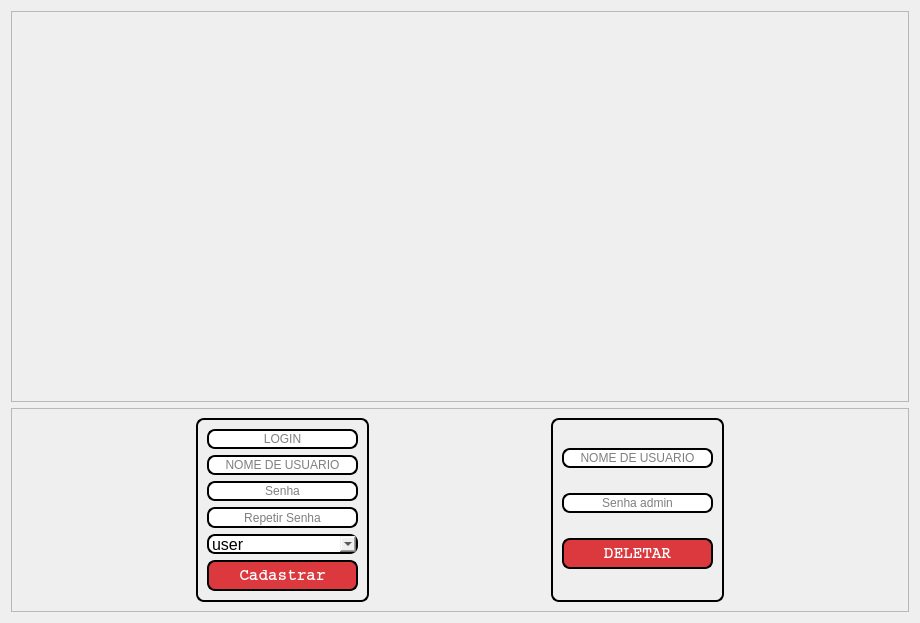
      <widget class="QWidget" name="Cadastro_novo_usuario">
       <layout class="QVBoxLayout" name="verticalLayout_32">
        <item>
         <widget class="QFrame" name="frame_11">
          <property name="frameShape">
           <enum>QFrame::StyledPanel</enum>
          </property>
          <property name="frameShadow">
           <enum>QFrame::Raised</enum>
          </property>
          <layout class="QHBoxLayout" name="horizontalLayout_16">
           <item>
            <widget class="QLabel" name="label_35">
             <property name="minimumSize">
              <size>
               <width>391</width>
               <height>371</height>
              </size>
             </property>
             <property name="maximumSize">
              <size>
               <width>391</width>
               <height>371</height>
              </size>
             </property>
             <property name="text">
              <string/>
             </property>
             <property name="pixmap">
              <pixmap>logo2.png</pixmap>
             </property>
             <property name="scaledContents">
              <bool>true</bool>
             </property>
            </widget>
           </item>
           <item>
            <widget class="QLabel" name="label_36">
             <property name="minimumSize">
              <size>
               <width>481</width>
               <height>101</height>
              </size>
             </property>
             <property name="maximumSize">
              <size>
               <width>481</width>
               <height>101</height>
              </size>
             </property>
             <property name="font">
              <font>
               <family>Century</family>
               <pointsize>42</pointsize>
              </font>
             </property>
             <property name="text">
              <string/>
             </property>
             <property name="pixmap">
              <pixmap>novo_usuario.png</pixmap>
             </property>
             <property name="scaledContents">
              <bool>true</bool>
             </property>
             <property name="alignment">
              <set>Qt::AlignCenter</set>
             </property>
            </widget>
           </item>
          </layout>
         </widget>
        </item>
        <item>
         <widget class="QFrame" name="frame_12">
          <property name="frameShape">
           <enum>QFrame::StyledPanel</enum>
          </property>
          <property name="frameShadow">
           <enum>QFrame::Raised</enum>
          </property>
          <layout class="QHBoxLayout" name="horizontalLayout_15">
           <item>
            <widget class="QLabel" name="label_28">
             <property name="text">
              <string/>
             </property>
            </widget>
           </item>
           <item>
            <widget class="QFrame" name="frame_13">
             <property name="sizePolicy">
              <sizepolicy hsizetype="Maximum" vsizetype="Preferred">
               <horstretch>0</horstretch>
               <verstretch>0</verstretch>
              </sizepolicy>
             </property>
             <property name="styleSheet">
              <string notr="true">border-width: 2px;
border-color: black;
border-style: solid;
display: inline-block;
border-radius: 8px</string>
             </property>
             <property name="frameShape">
              <enum>QFrame::StyledPanel</enum>
             </property>
             <property name="frameShadow">
              <enum>QFrame::Raised</enum>
             </property>
             <layout class="QVBoxLayout" name="verticalLayout_33">
              <item>
               <widget class="QLineEdit" name="le_novo_login">
                <property name="minimumSize">
                 <size>
                  <width>151</width>
                  <height>20</height>
                 </size>
                </property>
                <property name="maximumSize">
                 <size>
                  <width>151</width>
                  <height>20</height>
                 </size>
                </property>
                <property name="alignment">
                 <set>Qt::AlignCenter</set>
                </property>
                <property name="placeholderText">
                 <string>LOGIN</string>
                </property>
               </widget>
              </item>
              <item>
               <widget class="QLineEdit" name="le_novo_usuario">
                <property name="minimumSize">
                 <size>
                  <width>151</width>
                  <height>20</height>
                 </size>
                </property>
                <property name="maximumSize">
                 <size>
                  <width>151</width>
                  <height>20</height>
                 </size>
                </property>
                <property name="alignment">
                 <set>Qt::AlignCenter</set>
                </property>
                <property name="placeholderText">
                 <string>NOME DE USUARIO</string>
                </property>
               </widget>
              </item>
              <item>
               <widget class="QLineEdit" name="le_senha1">
                <property name="minimumSize">
                 <size>
                  <width>151</width>
                  <height>20</height>
                 </size>
                </property>
                <property name="maximumSize">
                 <size>
                  <width>151</width>
                  <height>20</height>
                 </size>
                </property>
                <property name="echoMode">
                 <enum>QLineEdit::Password</enum>
                </property>
                <property name="alignment">
                 <set>Qt::AlignCenter</set>
                </property>
                <property name="placeholderText">
                 <string>Senha</string>
                </property>
               </widget>
              </item>
              <item>
               <widget class="QLineEdit" name="le_senha2">
                <property name="minimumSize">
                 <size>
                  <width>151</width>
                  <height>21</height>
                 </size>
                </property>
                <property name="maximumSize">
                 <size>
                  <width>151</width>
                  <height>21</height>
                 </size>
                </property>
                <property name="echoMode">
                 <enum>QLineEdit::Password</enum>
                </property>
                <property name="alignment">
                 <set>Qt::AlignCenter</set>
                </property>
                <property name="placeholderText">
                 <string>Repetir Senha</string>
                </property>
               </widget>
              </item>
              <item>
               <widget class="QComboBox" name="cb_users">
                <property name="minimumSize">
                 <size>
                  <width>151</width>
                  <height>20</height>
                 </size>
                </property>
                <property name="maximumSize">
                 <size>
                  <width>151</width>
                  <height>20</height>
                 </size>
                </property>
                <property name="font">
                 <font>
                  <pointsize>12</pointsize>
                 </font>
                </property>
                <property name="layoutDirection">
                 <enum>Qt::LeftToRight</enum>
                </property>
                <property name="sizeAdjustPolicy">
                 <enum>QComboBox::AdjustToContents</enum>
                </property>
                <item>
                 <property name="text">
                  <string>user</string>
                 </property>
                </item>
                <item>
                 <property name="text">
                  <string>admin</string>
                 </property>
                </item>
               </widget>
              </item>
              <item>
               <widget class="QPushButton" name="bt_cadastrar_usuario">
                <property name="minimumSize">
                 <size>
                  <width>151</width>
                  <height>31</height>
                 </size>
                </property>
                <property name="maximumSize">
                 <size>
                  <width>151</width>
                  <height>31</height>
                 </size>
                </property>
                <property name="font">
                 <font>
                  <family>Courier</family>
                  <pointsize>12</pointsize>
                  <weight>75</weight>
                  <bold>true</bold>
                 </font>
                </property>
                <property name="cursor">
                 <cursorShape>PointingHandCursor</cursorShape>
                </property>
                <property name="styleSheet">
                 <string notr="true">QPushButton{

background-color: rgb(219, 57, 62);
border-radius: 8px;
color: rgb(255, 255, 255);
border-width: 2px;
border-color: black;
border-style: solid;
display: inline-block;
}

QPushButton:hover{

	
	background-color: rgb(77, 11, 17);
	
	color: rgb(255, 255, 255);

}</string>
                </property>
                <property name="text">
                 <string>Cadastrar</string>
                </property>
               </widget>
              </item>
             </layout>
            </widget>
           </item>
           <item>
            <widget class="QLabel" name="label_29">
             <property name="text">
              <string/>
             </property>
            </widget>
           </item>
           <item>
            <widget class="QFrame" name="frame_14">
             <property name="sizePolicy">
              <sizepolicy hsizetype="Maximum" vsizetype="Preferred">
               <horstretch>0</horstretch>
               <verstretch>0</verstretch>
              </sizepolicy>
             </property>
             <property name="styleSheet">
              <string notr="true">border-width: 2px;
border-color: black;
border-style: solid;
display: inline-block;
border-radius: 8px</string>
             </property>
             <property name="frameShape">
              <enum>QFrame::StyledPanel</enum>
             </property>
             <property name="frameShadow">
              <enum>QFrame::Raised</enum>
             </property>
             <layout class="QVBoxLayout" name="verticalLayout_29">
              <item>
               <widget class="QLineEdit" name="le_usuario_deletar">
                <property name="minimumSize">
                 <size>
                  <width>151</width>
                  <height>20</height>
                 </size>
                </property>
                <property name="maximumSize">
                 <size>
                  <width>151</width>
                  <height>20</height>
                 </size>
                </property>
                <property name="text">
                 <string/>
                </property>
                <property name="alignment">
                 <set>Qt::AlignCenter</set>
                </property>
                <property name="placeholderText">
                 <string>NOME DE USUARIO</string>
                </property>
               </widget>
              </item>
              <item>
               <widget class="QLineEdit" name="le_senha_deletar">
                <property name="minimumSize">
                 <size>
                  <width>151</width>
                  <height>20</height>
                 </size>
                </property>
                <property name="maximumSize">
                 <size>
                  <width>151</width>
                  <height>20</height>
                 </size>
                </property>
                <property name="echoMode">
                 <enum>QLineEdit::Password</enum>
                </property>
                <property name="alignment">
                 <set>Qt::AlignCenter</set>
                </property>
                <property name="placeholderText">
                 <string>Senha admin</string>
                </property>
               </widget>
              </item>
              <item>
               <widget class="QPushButton" name="bt_deletar_usuario">
                <property name="minimumSize">
                 <size>
                  <width>151</width>
                  <height>31</height>
                 </size>
                </property>
                <property name="maximumSize">
                 <size>
                  <width>151</width>
                  <height>31</height>
                 </size>
                </property>
                <property name="font">
                 <font>
                  <family>Courier</family>
                  <pointsize>12</pointsize>
                  <weight>75</weight>
                  <bold>true</bold>
                 </font>
                </property>
                <property name="cursor">
                 <cursorShape>PointingHandCursor</cursorShape>
                </property>
                <property name="styleSheet">
                 <string notr="true">QPushButton{

background-color: rgb(219, 57, 62);
border-radius: 8px;
color: rgb(255, 255, 255);
border-width: 2px;
border-color: black;
border-style: solid;
display: inline-block;
}

QPushButton:hover{

	
	background-color: rgb(77, 11, 17);
	
	color: rgb(255, 255, 255);

}</string>
                </property>
                <property name="text">
                 <string>DELETAR</string>
                </property>
               </widget>
              </item>
             </layout>
            </widget>
           </item>
           <item>
            <widget class="QLabel" name="label_37">
             <property name="text">
              <string/>
             </property>
            </widget>
           </item>
          </layout>
         </widget>
        </item>
       </layout>
      </widget>
